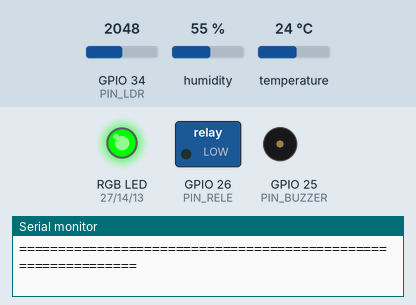
A program run on a simulated ESP32. On the bench: switched loads named in the program (green lamp = pin HIGH), an RGB LED mixed from three pins (HIGH = lit), buzzer (waves = sounding), the last lines printed to the serial monitor. Dashed ring = blinking. The inputs (shaded band) are chosen by the test bench; at power-on: temperature 24 °C, GPIO 34 (PIN_LDR) = 2048, humidity 55 % (analog values on the 0–4095 scale).

Above: at 1.5 s.
1.6 s: temperature set to 8.6 °C
At 2.16 s:
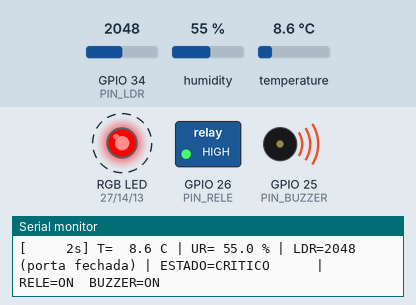
7.2 s: temperature set to 7.3 °C
13.5 s: GPIO 34 (PIN_LDR) set to 1460
21.5 s: temperature set to 6.4 °C
25.0 s: temperature set to 5.3 °C
At 26.27 s:
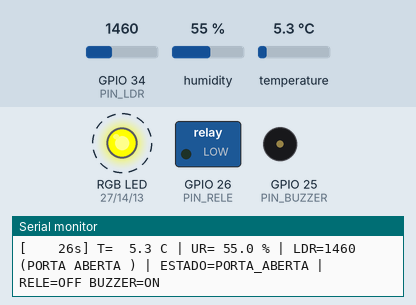
At 27.0 s:
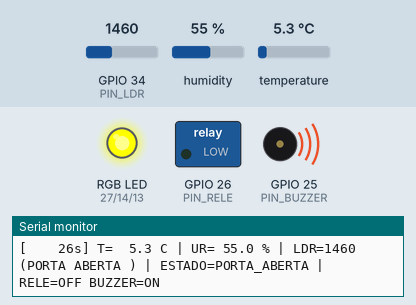
29.4 s: GPIO 34 (PIN_LDR) set to 2452
32.9 s: GPIO 34 (PIN_LDR) set to 2555
At 34.5 s:
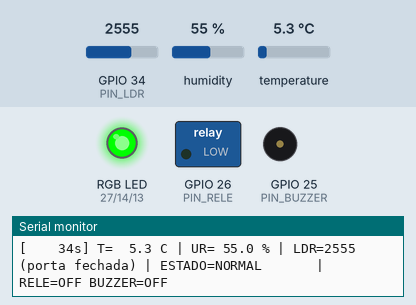
Timing chart, 0 to 36.0 s (numbered marks = the images above; inputs shaded):
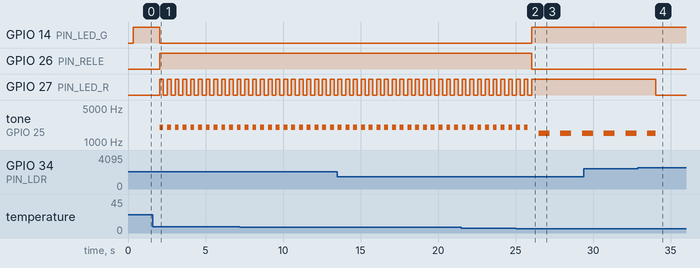

The program:

main.cpp
```cpp
/* ===========================================================================
 *  FrioLog Solucoes em Logistica - No de Borda Inteligente (camara-piloto)
 *  Checkpoint 1 - Edge Computing - FIAP - Prof. Flavio M. Azevedo
 *
 *  O no percebe o ambiente com 2 sensores, decide LOCALMENTE (sem rede) e
 *  age sobre a camara com 3 atuadores.
 *
 *  SENSORES
 *    S1 - DHT22 (digital, protocolo 1-wire proprietario) -> temperatura e umidade
 *    S2 - LDR / fotorresistor (analogico, ADC 12 bits)   -> luminosidade interna,
 *         usada como deteccao de PORTA ABERTA (camara fechada = escura).
 *         Atencao: no modulo do Wokwi a leitura CAI quando a luz aumenta.
 *
 *  ATUADORES
 *    A1 - Modulo rele  -> liga/desliga o compressor (refrigeracao)
 *    A2 - Buzzer       -> alarme sonoro local
 *    A3 - LED RGB      -> sinalizacao visual do estado (semaforo operacional)
 *
 *  IMPORTANTE: nao ha Wi-Fi, HTTP, MQTT ou qualquer biblioteca de rede neste
 *  firmware. Toda a decisao acontece dentro do ESP32.
 * ========================================================================= */

#include <Arduino.h>
#include <DHT.h>

/* --------------------------------------------------------------------------
 * 1. MAPEAMENTO DE HARDWARE
 * ------------------------------------------------------------------------ */
#define PIN_DHT     15          // DHT22  - dado (digital)
#define PIN_LDR     34          // LDR    - AO  (ADC1_CH6, pino somente entrada)
#define PIN_RELE    26          // Rele   - IN
#define PIN_BUZZER  25          // Buzzer - terminal positivo
#define PIN_LED_R   27          // LED RGB - vermelho
#define PIN_LED_G   14          // LED RGB - verde
#define PIN_LED_B   13          // LED RGB - azul

#define DHTTYPE     DHT22
DHT dht(PIN_DHT, DHTTYPE);

// Modulo rele deste protótipo: IN em nivel alto energiza a bobina.
const uint8_t RELE_LIGADO    = HIGH;
const uint8_t RELE_DESLIGADO = LOW;

/* --------------------------------------------------------------------------
 * 2. LIMIARES DE DECISAO (faixa de conservacao: 2 C a 8 C)
 *    Todos os limiares de liga/desliga tem HISTERESE para evitar que o no
 *    fique oscilando entre dois estados na fronteira da decisao.
 * ------------------------------------------------------------------------ */
const float TEMP_CRITICA        = 8.0f;   // C  - acima disso a carga esta em risco
const float TEMP_SAI_CRITICA    = 7.0f;   // C  - histerese de 1.0 C para sair do critico
const float TEMP_LIGA_COMP      = 6.0f;   // C  - liga o compressor
const float TEMP_DESLIGA_COMP   = 4.0f;   // C  - desliga o compressor (histerese 2.0 C)
const float UMID_ALTA           = 75.0f;  // %  - risco de condensacao / mofo
const float UMID_SAI_ALTA       = 70.0f;  // %  - histerese de 5 %
const float TEMP_RISCO_COMBINADO = 6.0f;  // C  - usado nas regras combinadas

/* Sensor 2 (LDR): no modulo do Wokwi a tensao em AO CAI quando a luz aumenta.
   Logo:  camara fechada (escuro) -> leitura ALTA  (~3400 a 4000 contagens)
          porta aberta  (claro)   -> leitura BAIXA (~700 a 1300 contagens)      */
const int   LDR_PORTA_ABERTA_MAX  = 1500; // ADC <= 1500 (~acima de 200 lux) => claro
const int   LDR_PORTA_FECHADA_MIN = 2500; // ADC >= 2500 (~abaixo de 50 lux) => escuro

const uint32_t INTERVALO_AMOSTRA_MS = 2000;  // DHT22 aceita no maximo 1 leitura / 2 s
const uint32_t TEMPO_PORTA_MS       = 3000;  // porta precisa ficar aberta 3 s p/ alarmar
const uint32_t TEMPO_MIN_ESTADO_MS  = 4000;  // permanencia minima (anti-flapping)

/* --------------------------------------------------------------------------
 * 3. ESTADOS OPERACIONAIS
 *    A ORDEM DO ENUM E A ORDEM DE PRIORIDADE: o menor valor vence quando mais
 *    de uma condicao for verdadeira ao mesmo tempo.
 * ------------------------------------------------------------------------ */
enum EstadoNo : uint8_t {
  ST_FALHA_SENSOR = 0,   // prioridade 1 - sem leitura confiavel (fail-safe)
  ST_CRITICO      = 1,   // prioridade 2 - carga em risco
  ST_PORTA_ABERTA = 2,   // prioridade 3 - perda de frio pela porta
  ST_RESFRIANDO   = 3,   // prioridade 4 - puxando a temperatura para baixo
  ST_NORMAL       = 4    // prioridade 5 - tudo dentro da faixa
};

const char* nomeEstado(EstadoNo e) {
  switch (e) {
    case ST_FALHA_SENSOR: return "FALHA_SENSOR";
    case ST_CRITICO:      return "CRITICO";
    case ST_PORTA_ABERTA: return "PORTA_ABERTA";
    case ST_RESFRIANDO:   return "RESFRIANDO";
    default:              return "NORMAL";
  }
}

/* --------------------------------------------------------------------------
 * 4. VARIAVEIS DE ESTADO DO NO
 * ------------------------------------------------------------------------ */
EstadoNo estadoAtual    = ST_NORMAL;   // <- variavel que representa o estado do sistema
EstadoNo estadoAnterior = ST_NORMAL;

float    temperatura = 0.0f;   // C   (sensor 1 - DHT22)
float    umidade     = 0.0f;   // %   (sensor 1 - DHT22)
int      luzBruta    = 0;      // 0..4095 (sensor 2 - LDR)
bool     leituraValida = false;

bool     portaAberta   = false;  // saida do sensor 2 apos histerese
bool     compressorOn  = false;  // memoria da histerese do compressor
bool     tempCritica   = false;  // memoria da histerese do critico
bool     umidCritica   = false;  // memoria da histerese da umidade

uint32_t tPortaClara      = 0;   // instante em que a luz passou do limiar
uint32_t tUltimaAmostra   = 0;
uint32_t tEntradaEstado   = 0;   // instante da ultima mudanca de estado
uint32_t tPadraoAlarme    = 0;   // temporizador do padrao do buzzer / LED
bool     pulsoAlarmeOn    = false;
uint32_t contadorCiclos   = 0;

/* --------------------------------------------------------------------------
 * 5. LEITURA DOS SENSORES
 * ------------------------------------------------------------------------ */
void lerSensores() {
  // --- Sensor 1: DHT22 (DIGITAL) - a biblioteca decodifica o protocolo de bits
  float t = dht.readTemperature();   // C
  float h = dht.readHumidity();      // %

  leituraValida = !isnan(t) && !isnan(h);
  if (leituraValida) {
    temperatura = t;
    umidade     = h;
  }

  // --- Sensor 2: LDR (ANALOGICO) - conversor A/D de 12 bits do ESP32
  luzBruta = analogRead(PIN_LDR);    // 0..4095

  // Histerese + tempo minimo: a leitura precisa cruzar limiares diferentes
  // (1500 / 2500) para a porta mudar de estado, e a luz precisa se manter.
  if (!portaAberta && luzBruta <= LDR_PORTA_ABERTA_MAX) {
    if (tPortaClara == 0) tPortaClara = millis();
    // so considera porta aberta apos TEMPO_PORTA_MS de luz sustentada, assim
    // um clarao rapido (alguem passando com lanterna) nao gera alarme falso
    if (millis() - tPortaClara >= TEMPO_PORTA_MS) portaAberta = true;
  } else if (portaAberta && luzBruta >= LDR_PORTA_FECHADA_MIN) {
    portaAberta = false;
    tPortaClara = 0;
  } else if (!portaAberta && luzBruta > LDR_PORTA_ABERTA_MAX) {
    tPortaClara = 0;   // escureceu antes de completar o tempo: reinicia a contagem
  }
}

/* --------------------------------------------------------------------------
 * 6. DECISAO LOCAL  (roda 100% dentro do ESP32, sem rede)
 *
 *    Regras, na ordem de prioridade:
 *      P1 FALHA_SENSOR : leitura do DHT22 invalida (NaN)
 *      P2 CRITICO      : temp >= 8.0 C
 *                        OU (temp >= 6.0 C E umidade >= 75 %)      <- 1 sensor
 *                        OU (temp >= 6.0 C E porta aberta)   <- REGRA COMBINADA
 *                                                               (DHT22 + LDR)
 *      P3 PORTA_ABERTA : porta aberta ha mais de 3 s, sem risco termico
 *      P4 RESFRIANDO   : temp >= 6.0 C (desliga so em 4.0 C - histerese)
 *      P5 NORMAL       : demais casos
 * ------------------------------------------------------------------------ */
EstadoNo decidirEstado() {

  /* P1 - sem leitura confiavel nao ha decisao confiavel: modo seguro. */
  if (!leituraValida) {
    return ST_FALHA_SENSOR;
  }

  /* Histerese das condicoes criticas (evita bater/soltar no limiar). */
  if (!tempCritica && temperatura >= TEMP_CRITICA)     tempCritica = true;
  if ( tempCritica && temperatura <  TEMP_SAI_CRITICA) tempCritica = false;

  if (!umidCritica && umidade >= UMID_ALTA)            umidCritica = true;
  if ( umidCritica && umidade <  UMID_SAI_ALTA)        umidCritica = false;

  /* Regra que combina os DOIS sensores: calor + porta aberta = perda rapida
     de frio, entao o no ja trata como critico antes de chegar aos 8 C. */
  bool regraCombinada = (temperatura >= TEMP_RISCO_COMBINADO) && portaAberta;

  /* Regra que combina as duas grandezas do DHT22: calor + umidade alta =
     risco de condensacao sobre a carga. */
  bool regraCondensacao = (temperatura >= TEMP_RISCO_COMBINADO) && umidCritica;

  /* P2 */
  if (tempCritica || regraCombinada || regraCondensacao) {
    return ST_CRITICO;
  }

  /* P3 */
  if (portaAberta) {
    return ST_PORTA_ABERTA;
  }

  /* P4 - histerese do compressor: liga em 6 C, so desliga em 4 C. */
  if (!compressorOn && temperatura >= TEMP_LIGA_COMP)     compressorOn = true;
  if ( compressorOn && temperatura <= TEMP_DESLIGA_COMP)  compressorOn = false;

  if (compressorOn) {
    return ST_RESFRIANDO;
  }

  /* P5 */
  return ST_NORMAL;
}

/* --------------------------------------------------------------------------
 * 7. ACIONAMENTO DOS ATUADORES CONFORME O ESTADO DECIDIDO
 * ------------------------------------------------------------------------ */
/* O buzzer usa o periferico LEDC. Chamar tone()/noTone() a cada volta do loop
   faz o driver reclamar ("LEDC is not initialized") e inunda o Serial Monitor,
   entao so falamos com ele quando o estado do buzzer realmente muda.        */
bool     buzzerLigado = false;
unsigned buzzerFreqAtual = 0;

void acionarBuzzer(unsigned frequencia) {   // frequencia 0 = silencio
  if (frequencia == 0) {
    if (buzzerLigado) {
      noTone(PIN_BUZZER);
      digitalWrite(PIN_BUZZER, LOW);
      buzzerLigado    = false;
      buzzerFreqAtual = 0;
    }
    return;
  }
  if (!buzzerLigado || frequencia != buzzerFreqAtual) {
    tone(PIN_BUZZER, frequencia);
    buzzerLigado    = true;
    buzzerFreqAtual = frequencia;
  }
}

void corLed(bool r, bool g, bool b) {
  digitalWrite(PIN_LED_R, r);
  digitalWrite(PIN_LED_G, g);
  digitalWrite(PIN_LED_B, b);
}

void aplicarAtuadores(EstadoNo e) {
  // --- Padrao de pulso nao bloqueante usado pelos estados de alarme ---
  uint32_t periodo = 0;
  switch (e) {
    case ST_CRITICO:      periodo = 250;  break;  // bipe rapido
    case ST_PORTA_ABERTA: periodo = 700;  break;  // bipe lento
    case ST_FALHA_SENSOR: periodo = 500;  break;  // bipe medio
    default:              periodo = 0;    break;
  }
  if (periodo == 0) {
    pulsoAlarmeOn = false;
  } else if (millis() - tPadraoAlarme >= periodo) {
    tPadraoAlarme = millis();
    pulsoAlarmeOn = !pulsoAlarmeOn;
  }

  switch (e) {
    case ST_FALHA_SENSOR:
      // Fail-safe: sem leitura confiavel o compressor nao e comandado.
      digitalWrite(PIN_RELE, RELE_DESLIGADO);
      corLed(pulsoAlarmeOn, 0, pulsoAlarmeOn);              // magenta piscando
      acionarBuzzer(pulsoAlarmeOn ? 1000 : 0);
      break;

    case ST_CRITICO:
      digitalWrite(PIN_RELE, RELE_LIGADO);                  // refrigeracao maxima
      corLed(pulsoAlarmeOn, 0, 0);                          // vermelho piscando
      acionarBuzzer(pulsoAlarmeOn ? 2000 : 0);
      break;

    case ST_PORTA_ABERTA:
      // Decisao de eficiencia: com a porta aberta nao adianta gastar compressor.
      digitalWrite(PIN_RELE, RELE_DESLIGADO);
      corLed(1, 1, 0);                                      // amarelo fixo
      acionarBuzzer(pulsoAlarmeOn ? 1500 : 0);
      break;

    case ST_RESFRIANDO:
      digitalWrite(PIN_RELE, RELE_LIGADO);                  // compressor ligado
      corLed(0, 0, 1);                                      // azul fixo
      acionarBuzzer(0);
      break;

    case ST_NORMAL:
    default:
      digitalWrite(PIN_RELE, RELE_DESLIGADO);
      corLed(0, 1, 0);                                      // verde fixo
      acionarBuzzer(0);
      break;
  }
}

/* --------------------------------------------------------------------------
 * 8. REGISTRO NO SERIAL MONITOR
 * ------------------------------------------------------------------------ */
void logLeitura(EstadoNo e) {
  char linha[160];
  snprintf(linha, sizeof(linha),
           "[%6lus] T=%5.1f C | UR=%5.1f %% | LDR=%4d (%s) | ESTADO=%-12s | "
           "RELE=%s BUZZER=%s",
           (unsigned long)(millis() / 1000),
           temperatura, umidade, luzBruta,
           portaAberta ? "PORTA ABERTA " : "porta fechada",
           nomeEstado(e),
           (e == ST_CRITICO || e == ST_RESFRIANDO) ? "ON " : "OFF",
           (e == ST_CRITICO || e == ST_PORTA_ABERTA || e == ST_FALHA_SENSOR) ? "ON" : "OFF");
  Serial.println(linha);
}

void logMudancaEstado(EstadoNo de, EstadoNo para, const char* motivo) {
  Serial.println(F("--------------------------------------------------------------"));
  Serial.printf(">>> MUDANCA DE ESTADO: %s -> %s\n", nomeEstado(de), nomeEstado(para));
  Serial.printf("    Motivo .....: %s\n", motivo);
  Serial.printf("    Leituras ...: T=%.1f C | UR=%.1f %% | LDR=%d\n",
                temperatura, umidade, luzBruta);
  Serial.printf("    Decisao ....: tomada localmente no ESP32 (sem rede)\n");
  Serial.println(F("--------------------------------------------------------------"));
}

/* Explica em texto qual regra levou ao estado - ajuda na validacao da Etapa 4. */
const char* motivoDoEstado(EstadoNo e) {
  switch (e) {
    case ST_FALHA_SENSOR: return "leitura do DHT22 invalida (NaN) - modo seguro";
    case ST_CRITICO:
      if (tempCritica)                                   return "temperatura >= 8.0 C";
      if (portaAberta)                                   return "REGRA COMBINADA: temp >= 6.0 C E porta aberta (LDR)";
      return "regra combinada: temp >= 6.0 C E umidade >= 75 %";
    case ST_PORTA_ABERTA: return "LDR <= 1500 (muita luz) por mais de 3 s = porta aberta";
    case ST_RESFRIANDO:   return "temperatura >= 6.0 C (compressor ligado ate 4.0 C)";
    default:              return "todas as grandezas dentro da faixa de conservacao";
  }
}

/* --------------------------------------------------------------------------
 * 9. SETUP
 * ------------------------------------------------------------------------ */
void setup() {
  Serial.begin(115200);
  delay(300);

  pinMode(PIN_RELE,   OUTPUT);
  pinMode(PIN_BUZZER, OUTPUT);
  pinMode(PIN_LED_R,  OUTPUT);
  pinMode(PIN_LED_G,  OUTPUT);
  pinMode(PIN_LED_B,  OUTPUT);
  pinMode(PIN_LDR,    INPUT);

  digitalWrite(PIN_RELE, RELE_DESLIGADO);
  corLed(0, 0, 0);
  digitalWrite(PIN_BUZZER, LOW);   // sem noTone() aqui: o canal LEDC ainda nao existe

  analogReadResolution(12);           // ADC 0..4095
  analogSetPinAttenuation(PIN_LDR, ADC_11db);   // faixa util ate ~3.3 V

  dht.begin();

  Serial.println();
  Serial.println(F("=============================================================="));
  Serial.println(F(" FrioLog - No de Borda Inteligente | Camara-piloto 01"));
  Serial.println(F(" Checkpoint 1 - Edge Computing - FIAP"));
  Serial.println(F("=============================================================="));
  Serial.println(F(" Sensores : DHT22 (T/UR, digital) + LDR (luz, analogico)"));
  Serial.println(F(" Atuadores: rele (compressor) + buzzer (alarme) + LED RGB"));
  Serial.println(F(" Faixa alvo: 2.0 C a 8.0 C | UR < 75 %"));
  Serial.println(F(" Prioridade: FALHA > CRITICO > PORTA_ABERTA > RESFRIANDO > NORMAL"));
  Serial.println(F(" Operacao 100% local: nenhuma conexao de rede e utilizada."));
  Serial.println(F("=============================================================="));

  tEntradaEstado = millis();
}

/* --------------------------------------------------------------------------
 * 10. LOOP - ciclo perceber -> decidir -> agir
 * ------------------------------------------------------------------------ */
void loop() {

  // (1) PERCEBER + (2) DECIDIR: a cada 2 s (limite do DHT22)
  if (millis() - tUltimaAmostra >= INTERVALO_AMOSTRA_MS) {
    tUltimaAmostra = millis();
    contadorCiclos++;

    lerSensores();
    EstadoNo novoEstado = decidirEstado();

    /* Amortecimento anti-flapping: uma vez decidido, o estado permanece por um
       tempo minimo. Excecao: FALHA_SENSOR e CRITICO entram na hora, porque sao
       condicoes de seguranca e nao podem esperar. */
    bool prioridadeAlta = (novoEstado == ST_CRITICO || novoEstado == ST_FALHA_SENSOR);
    bool podeTrocar     = prioridadeAlta ||
                          (millis() - tEntradaEstado >= TEMPO_MIN_ESTADO_MS);

    if (novoEstado != estadoAtual && podeTrocar) {
      estadoAnterior = estadoAtual;
      estadoAtual    = novoEstado;
      tEntradaEstado = millis();
      logMudancaEstado(estadoAnterior, estadoAtual, motivoDoEstado(estadoAtual));
    }

    logLeitura(estadoAtual);
  }

  // (3) AGIR: atuadores atualizados a cada volta do loop, para que os padroes
  //     de bipe e de pisca fiquem suaves sem usar delay().
  aplicarAtuadores(estadoAtual);
}
```

Measured:
- the behaviour switches between 6 and 5.9 °C on temperature (found by bisection; images 1 and 2)
- the behaviour switches between 2499 and 2500 on GPIO 34 (PIN_LDR) (found by bisection; images 3 and 4)
- after the input at 25.0 s, GPIO 14 (PIN_LED_G): LOW → HIGH after 1.0 s; GPIO 26 (PIN_RELE): HIGH → LOW after 1.0 s; GPIO 27 (PIN_LED_R): goes on until 26.0 s, then stays HIGH
- after the input at 32.9 s, GPIO 27 (PIN_LED_R): HIGH → LOW after 1.1 s
- by itself, GPIO 27 (PIN_LED_R): alternates HIGH for 0.25 s and LOW for 0.25 s
- by itself, tone on GPIO 25 (PIN_BUZZER): alternates 2000 Hz for 0.25 s and silent for 0.25 s
